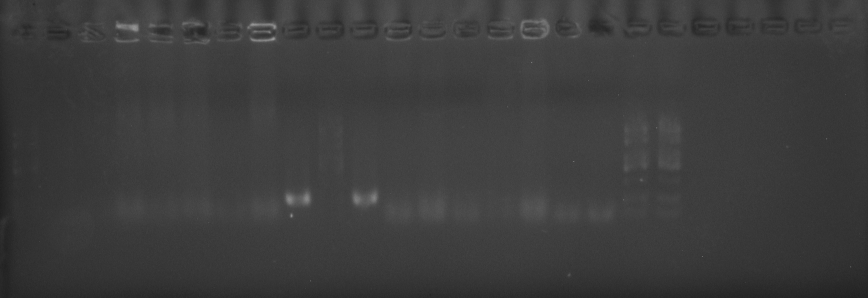
#> input picture 动物传染病学/exp3_zs/12-5.11.tif, 1736 x 595 px (shown at 1/2 size); its folder holds only this picture in this run
$ python plot_nature_high_density_v3.py
#> lines starting #> are read from the running program, lines starting #| are printed output that depends on the picture
import matplotlib as mpl
import matplotlib.pyplot as plt
from matplotlib.gridspec import GridSpec
import matplotlib.patches as patches
import cv2
import numpy as np
import os

# Ultra-dense Nature style
mpl.rcParams.update({
    "font.family": "sans-serif",
    "font.sans-serif": ["Arial", "Helvetica", "DejaVu Sans", "sans-serif"],
    "svg.fonttype": "none",
    "pdf.fonttype": 42,
    "font.size": 7,
    "axes.linewidth": 0.5,
    "xtick.major.width": 0.4,
    "ytick.major.width": 0.4,
    "legend.frameon": False,
})

PALETTE = {"Primary": "#333333", "Highlight": "#E64B35FF", "Text": "#333333"}

def process_gel_v3(path):
#> called with path = 'exp3_zs/12-5.11.tif'
    img = cv2.imread(path, cv2.IMREAD_GRAYSCALE)
#> img is the input picture: shape (595, 1736); min 28, max 190, mean 60.7
    if img is None: return None
    img = cv2.normalize(img, None, 0, 255, cv2.NORM_MINMAX)
    # Preservation-focused cropping
    h, w = img.shape
#> h = 595; w = 1736
    return img[int(h*0.1):int(h*0.9), int(w*0.05):int(w*0.95)]
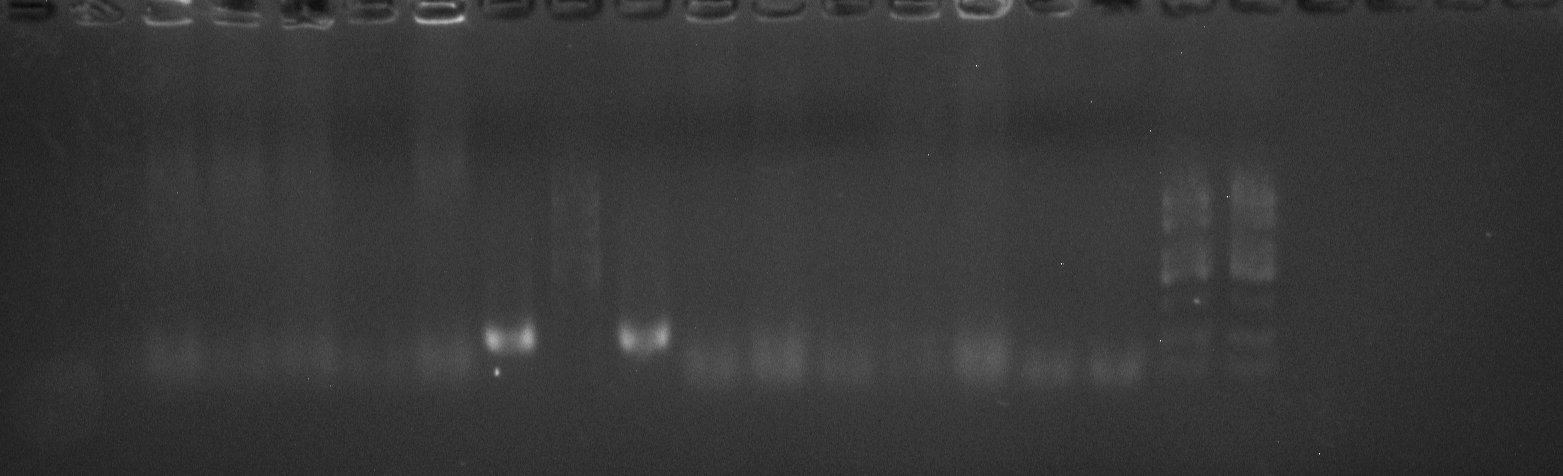
#> returned value: shape (476, 1563); min 8, max 255, mean 54.6

def create_two_panel_report():
    input_dir = "exp3_zs"
    pcr_files = ["12-5.11.tif", "34-5.11.tif", "56-5.11.tif", "78-5.11.tif"]
    row_labels = ["Control", "Low Dose", "Mid Dose", "High Dose"]
    lane_pairs = [("1", "2"), ("3", "4"), ("5", "6"), ("7", "8")]

    # Square-ish layout for high density in a document
    fig = plt.figure(figsize=(6.5, 3.5), dpi=300)
    gs = GridSpec(1, 2, width_ratios=[1.2, 1], wspace=0.3)

    # --- Panel a: PCR Electrophoresis Matrix ---
    ax_a_master = fig.add_subplot(gs[0])
    ax_a_master.set_title("a | PCR Electrophoresis (16S rRNA)", loc='left', fontweight='bold', fontsize=8)
    ax_a_master.axis('off')

    inner_gs = gs[0].subgridspec(4, 1, hspace=0.15)
    for i, (f_name, label, (l1, l2)) in enumerate(zip(pcr_files, row_labels, lane_pairs)):
        ax = fig.add_subplot(inner_gs[i])
        path = os.path.join(input_dir, f_name)
        gel = process_gel_v3(path)
        if gel is not None:
            ax.imshow(gel, cmap='magma', aspect='auto')

        ax.set_ylabel(label, fontsize=6, rotation=0, ha='right', va='center')
        ax.set_xticks([])
        ax.set_yticks([])

        # Highlight Lanes 3, 6, 8 as they have results
        c3 = 'yellow' if l1 == "3" else 'white'
        c6 = 'yellow' if l2 == "6" else 'white'
        c8 = 'yellow' if l2 == "8" else 'white'

        ax.text(0.3, 0.85, f"L{l1}", transform=ax.transAxes, color=c3 if l1=="3" else 'white',
                fontsize=5, fontweight='bold', ha='center', va='top')
        ax.text(0.7, 0.85, f"L{l2}", transform=ax.transAxes, color=c6 if l2=="6" or l2=="8" else 'white',
                fontsize=5, fontweight='bold', ha='center', va='top')

    # --- Panel b: Identification Table ---
    ax_c = fig.add_subplot(gs[1])
    ax_c.axis('off')
    ax_c.set_title("b | Bacterial Identification (BLAST)", loc='left', fontweight='bold', fontsize=8)

    results = [
        ("Lane 3 (Oral Low)", "E. coli"),
        ("Lane 6 (Inj Mid)", "E. coli"),
        ("Lane 8 (Inj High)", "Salmonella sp."),
        ("Identity (Avg)", "99.65%"),
        ("Gene Target", "16S ribosomal RNA")
    ]

    curr_y = 0.85
    for key, val in results:
        ax_c.text(0, curr_y, key, fontweight='bold', color=PALETTE["Text"], fontsize=6.5)
        # Highlight Salmonella in red as requested by the overall context of the project
        color = '#E64B35FF' if "Salmonella" in val else PALETTE["Text"]
        ax_c.text(0.55, curr_y, val, color=color, fontsize=6.5)
        ax_c.add_patch(patches.Rectangle((0, curr_y-0.05), 1, 0.002, color='#EEEEEE', transform=ax_c.transAxes))
        curr_y -= 0.16
#> after the loop, curr_y = 0.05

    plt.tight_layout()
    output_path = "final_version/Bacterial_Identification_Summary_TwoPanel"
    fig.savefig(f"{output_path}.png", bbox_inches='tight', dpi=400)
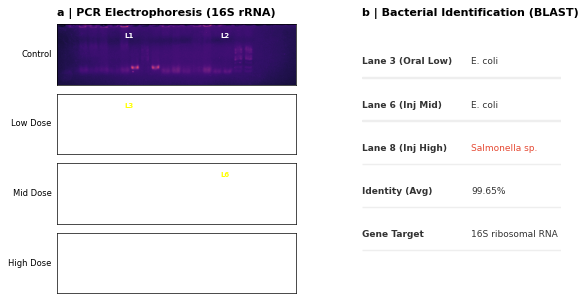
#> figure drawn by matplotlib, 2 panels
    fig.savefig(f"{output_path}.pdf", bbox_inches='tight')

    print(f"Two-panel high-density figure saved as {output_path}.png/pdf")

if __name__ == "__main__":
    os.makedirs("final_version", exist_ok=True)
    create_two_panel_report()
